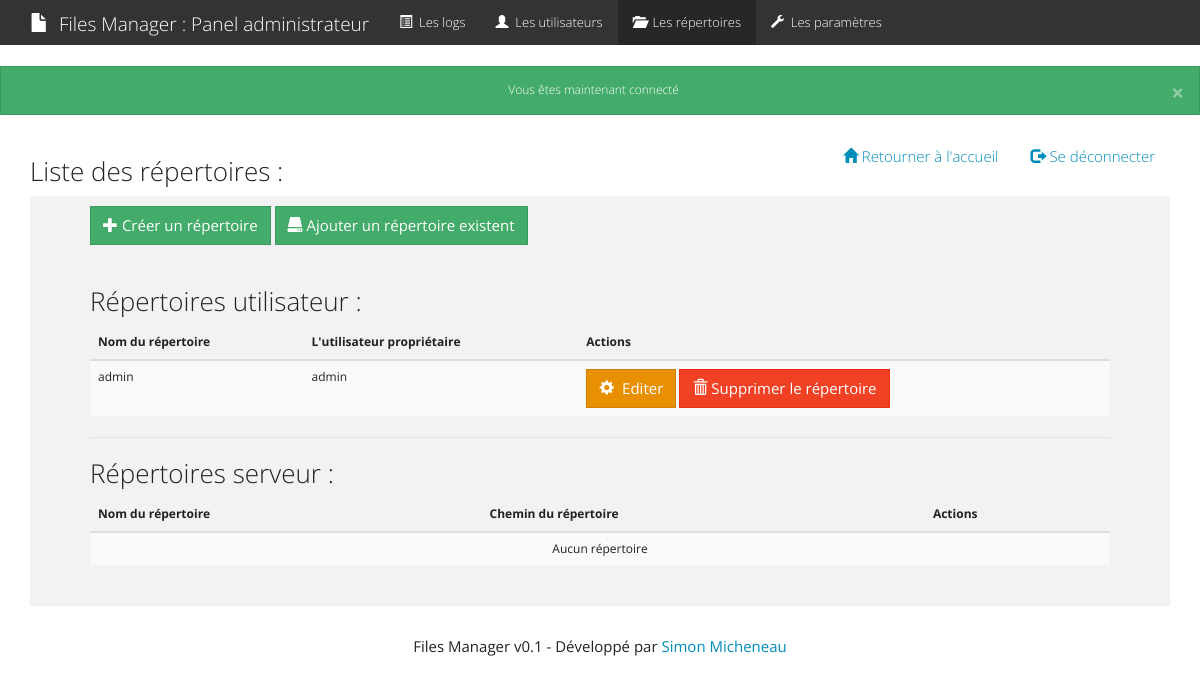
Before: /admin/directory.php (signed in) with the older database file.
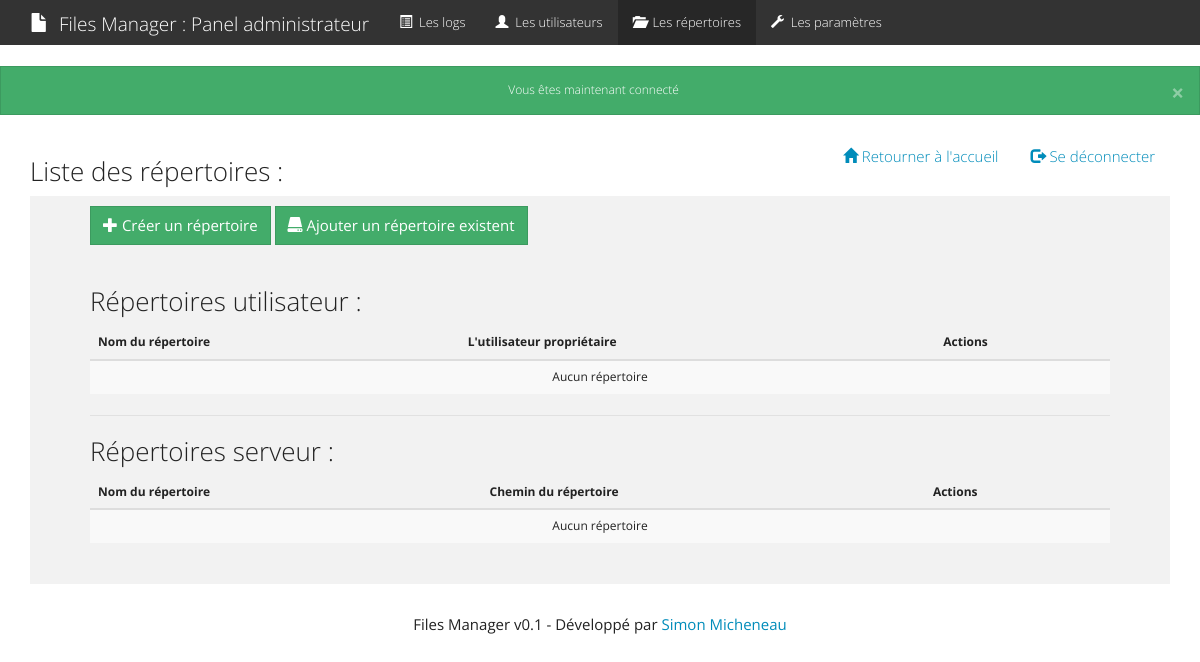
After: the same page with the newer database file.
### tables this page shows
CREATE TABLE IF NOT EXISTS `directory` (
  `id` int(11) NOT NULL AUTO_INCREMENT,
  `name` varchar(255) NOT NULL,
  `id_user` int(11) NOT NULL,
  PRIMARY KEY (`id`),
  KEY `id_user` (`id_user`)
);

CREATE TABLE IF NOT EXISTS `users` (
  `id` int(11) NOT NULL AUTO_INCREMENT,
  `username` varchar(255) NOT NULL,
  `password` varchar(255) NOT NULL,
  `id_rank` int(11) NOT NULL,
  PRIMARY KEY (`id`),
  KEY `id_rank` (`id_rank`)
);

### inc/function.php (called while the page is built, shortened)
<?php
function csrf(){
    return 'csrf='.$_SESSION['csrf'];
}
?>

### admin/directory.php (the view, shortened to what this page needs)
<?php
  $page = "directory";
  require_once 'inc/header.php';
?>
  <div class="container">
    <div class="header clearfix">
      <nav>
        <ul class="nav nav-pills pull-right">
          <li><a href="../index.php"><span class="glyphicon glyphicon-home"></span> Retourner à l'accueil</a></li>
          <li><a href="../logout.php"><span class="glyphicon glyphicon-log-out"></span> Se déconnecter</a></li>
        </ul>
      </nav>
      <h3>Liste des répertoires :</h3>
    </div>
    <div class="jumbotron">
      <a href="directory_edit.php" class="btn btn-success input-margin"><span class="glyphicon glyphicon-plus"></span> Créer un répertoire</a>
      <a href="internal_edit.php" class="btn btn-success input-margin"><span class="glyphicon glyphicon-hdd"></span> Ajouter un répertoire existent</a>
      <br/><br/>
      <h3>Répertoires utilisateur :</h3>
      <table class="table table-striped">
        <thead>
          <tr>
            <th>Nom du répertoire</th>
            <th>L'utilisateur propriétaire</th>
            <th>Actions</th>
          </tr>
        </thead>
        <tbody>
          <?php
            $req = $pdo->query('SELECT * FROM directory');
            $existe_directory = 0;
            while($data = $req->fetch()){
              $existe_directory++;
              $user_id = $pdo->quote($data->id_user);
              $req2 = $pdo->query("SELECT username FROM users WHERE id = $user_id LIMIT 1");
              $result = $req2->fetch();
              echo '<tr>
                      <td>'.$data->name.'</td>
                      <td>'.$result->username.'</td>
                      <td>
                        <a href="directory_edit.php?id='.$data->id.'" class="btn btn-warning input-margin"><span class="glyphicon glyphicon-cog"></span> &nbsp;Editer</a>
                        <a href="directory.php?delete_directory='.$data->id.'&'.csrf().'" class="btn btn-danger input-margin" onclick="return confirm(\'Êtes vous sur ?\');"><span class="glyphicon glyphicon-trash"></span> Supprimer le répertoire</a>
                      </td>
                    </tr>';
            }
            if($existe_directory == 0){
              echo '<tr class="text-center">
                      <td colspan="3">Aucun répertoire</td>
                    </tr>';
            }
          ?>
        </tbody>
      </table>
      <hr>
      <h3>Répertoires serveur :</h3>
      <table class="table table-striped">
        <thead>
          <tr>
            <th>Nom du répertoire</th>
            <th>Chemin du répertoire</th>
            <th>Actions</th>
          </tr>
        </thead>
        <tbody>
          <?php
            $existe_internal = 0;
            if($existe_internal == 0){
              echo '<tr class="text-center">
                      <td colspan="3">Aucun répertoire</td>
                    </tr>';
            }
          ?>
        </tbody>
      </table>
    </div>
  </div>
<?php
  require_once 'inc/footer.php';
?>

### admin/inc/header.php (shortened to what this page needs)
<?php
  require_once '../inc/function.php';
?>
<!DOCTYPE html>
<html lang="fr">
  <head>
    <link href="../asset/css/bootstrap.css" rel="stylesheet">
  </head>
  <body>
    <nav class="navbar navbar-default">
    <div class="container">
      <div class="navbar-header">
        <a class="navbar-brand"><span class="glyphicon glyphicon-file"></span> &nbsp;Files Manager : Panel administrateur</a>
      </div>
      <div class="collapse navbar-collapse" id="bs-example-navbar-collapse-1">
        <ul class="nav navbar-nav">
          <li <?php if(isset($page) && $page == "index"){echo "class=\"active\"";} ?>><a href="index.php"> <span class="glyphicon glyphicon-list-alt"></span> &nbsp;Les logs</a></li>
          <li <?php if(isset($page) && $page == "users"){echo "class=\"active\"";} ?>><a href="users.php"> <span class="glyphicon glyphicon-user"></span> &nbsp;Les utilisateurs</a></li>
          <li <?php if(isset($page) && $page == "directory"){echo "class=\"active\"";} ?>><a href="directory.php"> <span class="glyphicon glyphicon-folder-open"></span> &nbsp;Les répertoires</a></li>
          <li <?php if(isset($page) && $page == "settings"){echo "class=\"active\"";} ?>><a href="settings.php"> <span class="glyphicon glyphicon-wrench"></span> &nbsp;Les paramètres</a></li>
        </ul>
      </div>
    </div>
  </nav>
  <?php if(isset($_SESSION['flash'])): ?>
      <?php foreach($_SESSION['flash'] as $type => $message): ?>
          <div class="alert text-center alert-<?= $type; ?>">
            <button type="button" class="close" data-dismiss="alert">&times;</button>
              <?= $message; ?>
          </div>
      <?php endforeach; ?>
  <?php endif; ?>

### admin/inc/footer.php (shortened to what this page needs)
      <footer class="footer">
        <p class="text-center">Files Manager v0.1 - Développé par <a href="http://simon-micheneau.fr/" target="_blank">Simon Micheneau</a></p>
      </footer>
  </body>
</html>

Changed rows visible on the page:
removed directory: name "admin", id_user.username "admin"
Other visible differences:
text now shown: "Aucun répertoire"
